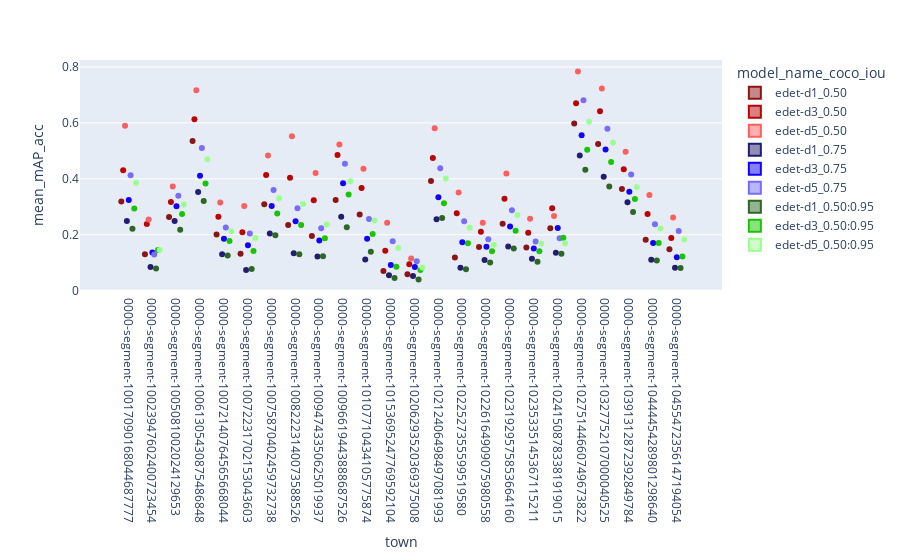

The notebook cell this image was saved under:
### Code cell
import plotly.express as px

df = df.sort_values(by=["town", "coco_metric"])
fig = px.violin(df.loc[((df["model_name"] == "edet-d1") | (df["model_name"] == "edet-d3") | (df["model_name"] == "edet-d5")) & (df["coco_AP-AR"] == "AP") & (df["resolution"] == "(1080, 1920)") & (df["coco_bbox_area"] == "all") & (df["coco_max_det"] == "100")], 
                y="mean_mAP_acc", x="town", color="model_name_coco_iou", box=True, points="all", hover_data=["model_name", "resolution", "mean_lat", "mean_mAP_acc", "coco_metric", "index", "coco_AP-AR"],
                category_orders={"model_name_coco_iou": 
                                 ['edet-d1_0.50', 'edet-d3_0.50', 'edet-d5_0.50', 'edet-d1_0.75', 'edet-d3_0.75', 'edet-d5_0.75', 'edet-d1_0.50:0.95', 'edet-d3_0.50:0.95', 'edet-d5_0.50:0.95']
                                },
                color_discrete_sequence=["#8c1414", "#b80202", "#fc6060", "#231d70", "#1200ff", "#776df7", "#2d6625", "#18c400", "#9dff8f"]
               )
fig.show()

### Figure 1 — Plotly figure (JSON) as saved in the notebook; plotly's stock layout.template omitted (floating-point values rounded to 4 significant figures; data arrays with more than 128 entries replaced by an {"elided": "..."} marker saying what was removed)
{"data": [{"alignmentgroup": "True", "box": {"visible": true}, "customdata": {"elided": "24x7 mixed values"}, "hovertemplate": "model_name_coco_iou=edet-d1_0.50<br>town=%{x}<br>mean_mAP_acc=%{customdata[3]}<br>model_name=%{customdata[0]}<br>resolution=%{customdata[1]}<br>mean_lat=%{customdata[2]}<br>coco_metric=%{customdata[4]}<br>index=%{customdata[5]}<br>coco_AP-AR=%{customdata[6]}<extra></extra>", "legendgroup": "edet-d1_0.50", "marker": {"color": "#8c1414"}, "name": "edet-d1_0.50", "offsetgroup": "edet-d1_0.50", "orientation": "v", "points": "all", "scalegroup": "True", "showlegend": true, "type": "violin", "x": ["0000-segment-10017090168044687777", "0000-segment-10023947602400723454", "0000-segment-1005081002024129653", "0000-segment-10061305430875486848", "0000-segment-10072140764565668044", "0000-segment-10072231702153043603", "0000-segment-10075870402459732738", "0000-segment-10082223140073588526", "0000-segment-10094743350625019937", "0000-segment-10096619443888687526", "0000-segment-10107710434105775874", "0000-segment-10153695247769592104", "0000-segment-10206293520369375008", "0000-segment-10212406498497081993", "0000-segment-1022527355599519580", "0000-segment-10226164909075980558", "0000-segment-10231929575853664160", "0000-segment-10235335145367115211", "0000-segment-10241508783381919015", "0000-segment-10275144660749673822", "0000-segment-10327752107000040525", "0000-segment-10391312872392849784", "0000-segment-10444454289801298640", "0000-segment-10455472356147194054"], "x0": " ", "xaxis": "x", "y": [0.3187, 0.1307, 0.2636, 0.5352, 0.2013, 0.1325, 0.309, 0.2347, 0.1956, 0.3242, 0.2724, 0.0708, 0.059, 0.3922, 0.1184, 0.1565, 0.2393, 0.1545, 0.2232, 0.5976, 0.5241, 0.3632, 0.1825, 0.1485], "y0": " ", "yaxis": "y"}, {"alignmentgroup": "True", "box": {"visible": true}, "customdata": {"elided": "24x7 mixed values"}, "hovertemplate": "model_name_coco_iou=edet-d3_0.50<br>town=%{x}<br>mean_mAP_acc=%{customdata[3]}<br>model_name=%{customdata[0]}<br>resolution=%{customdata[1]}<br>mean_lat=%{customdata[2]}<br>coco_metric=%{customdata[4]}<br>index=%{customdata[5]}<br>coco_AP-AR=%{customdata[6]}<extra></extra>", "legendgroup": "edet-d3_0.50", "marker": {"color": "#b80202"}, "name": "edet-d3_0.50", "offsetgroup": "edet-d3_0.50", "orientation": "v", "points": "all", "scalegroup": "True", "showlegend": true, "type": "violin", "x": ["0000-segment-10017090168044687777", "0000-segment-10023947602400723454", "0000-segment-1005081002024129653", "0000-segment-10061305430875486848", "0000-segment-10072140764565668044", "0000-segment-10072231702153043603", "0000-segment-10075870402459732738", "0000-segment-10082223140073588526", "0000-segment-10094743350625019937", "0000-segment-10096619443888687526", "0000-segment-10107710434105775874", "0000-segment-10153695247769592104", "0000-segment-10206293520369375008", "0000-segment-10212406498497081993", "0000-segment-1022527355599519580", "0000-segment-10226164909075980558", "0000-segment-10231929575853664160", "0000-segment-10235335145367115211", "0000-segment-10241508783381919015", "0000-segment-10275144660749673822", "0000-segment-10327752107000040525", "0000-segment-10391312872392849784", "0000-segment-10444454289801298640", "0000-segment-10455472356147194054"], "x0": " ", "xaxis": "x", "y": [0.4309, 0.2387, 0.3171, 0.6128, 0.2647, 0.2091, 0.4136, 0.4043, 0.3233, 0.4849, 0.3669, 0.1432, 0.0943, 0.4749, 0.2773, 0.2108, 0.3285, 0.2075, 0.2952, 0.6701, 0.642, 0.4342, 0.2747, 0.1887], "y0": " ", "yaxis": "y"}, {"alignmentgroup": "True", "box": {"visible": true}, "customdata": {"elided": "24x7 mixed values"}, "hovertemplate": "model_name_coco_iou=edet-d5_0.50<br>town=%{x}<br>mean_mAP_acc=%{customdata[3]}<br>model_name=%{customdata[0]}<br>resolution=%{customdata[1]}<br>mean_lat=%{customdata[2]}<br>coco_metric=%{customdata[4]}<br>index=%{customdata[5]}<br>coco_AP-AR=%{customdata[6]}<extra></extra>", "legendgroup": "edet-d5_0.50", "marker": {"color": "#fc6060"}, "name": "edet-d5_0.50", "offsetgroup": "edet-d5_0.50", "orientation": "v", "points": "all", "scalegroup": "True", "showlegend": true, "type": "violin", "x": ["0000-segment-10017090168044687777", "0000-segment-10023947602400723454", "0000-segment-1005081002024129653", "0000-segment-10061305430875486848", "0000-segment-10072140764565668044", "0000-segment-10072231702153043603", "0000-segment-10075870402459732738", "0000-segment-10082223140073588526", "0000-segment-10094743350625019937", "0000-segment-10096619443888687526", "0000-segment-10107710434105775874", "0000-segment-10153695247769592104", "0000-segment-10206293520369375008", "0000-segment-10212406498497081993", "0000-segment-1022527355599519580", "0000-segment-10226164909075980558", "0000-segment-10231929575853664160", "0000-segment-10235335145367115211", "0000-segment-10241508783381919015", "0000-segment-10275144660749673822", "0000-segment-10327752107000040525", "0000-segment-10391312872392849784", "0000-segment-10444454289801298640", "0000-segment-10455472356147194054"], "x0": " ", "xaxis": "x", "y": [0.5897, 0.255, 0.3729, 0.717, 0.3158, 0.3025, 0.4837, 0.5525, 0.4211, 0.5224, 0.4359, 0.2429, 0.1152, 0.5806, 0.3509, 0.2429, 0.419, 0.257, 0.267, 0.7836, 0.7229, 0.4972, 0.342, 0.2619], "y0": " ", "yaxis": "y"}, {"alignmentgroup": "True", "box": {"visible": true}, "customdata": {"elided": "24x7 mixed values"}, "hovertemplate": "model_name_coco_iou=edet-d1_0.75<br>town=%{x}<br>mean_mAP_acc=%{customdata[3]}<br>model_name=%{customdata[0]}<br>resolution=%{customdata[1]}<br>mean_lat=%{customdata[2]}<br>coco_metric=%{customdata[4]}<br>index=%{customdata[5]}<br>coco_AP-AR=%{customdata[6]}<extra></extra>", "legendgroup": "edet-d1_0.75", "marker": {"color": "#231d70"}, "name": "edet-d1_0.75", "offsetgroup": "edet-d1_0.75", "orientation": "v", "points": "all", "scalegroup": "True", "showlegend": true, "type": "violin", "x": ["0000-segment-10017090168044687777", "0000-segment-10023947602400723454", "0000-segment-1005081002024129653", "0000-segment-10061305430875486848", "0000-segment-10072140764565668044", "0000-segment-10072231702153043603", "0000-segment-10075870402459732738", "0000-segment-10082223140073588526", "0000-segment-10094743350625019937", "0000-segment-10096619443888687526", "0000-segment-10107710434105775874", "0000-segment-10153695247769592104", "0000-segment-10206293520369375008", "0000-segment-10212406498497081993", "0000-segment-1022527355599519580", "0000-segment-10226164909075980558", "0000-segment-10231929575853664160", "0000-segment-10235335145367115211", "0000-segment-10241508783381919015", "0000-segment-10275144660749673822", "0000-segment-10327752107000040525", "0000-segment-10391312872392849784", "0000-segment-10444454289801298640", "0000-segment-10455472356147194054"], "x0": " ", "xaxis": "x", "y": [0.2491, 0.08432, 0.249, 0.3533, 0.1304, 0.07373, 0.2043, 0.1336, 0.1221, 0.2642, 0.1118, 0.05514, 0.05237, 0.2559, 0.08178, 0.1099, 0.1583, 0.114, 0.1355, 0.4833, 0.4075, 0.3165, 0.1107, 0.08245], "y0": " ", "yaxis": "y"}, {"alignmentgroup": "True", "box": {"visible": true}, "customdata": {"elided": "24x7 mixed values"}, "hovertemplate": "model_name_coco_iou=edet-d3_0.75<br>town=%{x}<br>mean_mAP_acc=%{customdata[3]}<br>model_name=%{customdata[0]}<br>resolution=%{customdata[1]}<br>mean_lat=%{customdata[2]}<br>coco_metric=%{customdata[4]}<br>index=%{customdata[5]}<br>coco_AP-AR=%{customdata[6]}<extra></extra>", "legendgroup": "edet-d3_0.75", "marker": {"color": "#1200ff"}, "name": "edet-d3_0.75", "offsetgroup": "edet-d3_0.75", "orientation": "v", "points": "all", "scalegroup": "True", "showlegend": true, "type": "violin", "x": ["0000-segment-10017090168044687777", "0000-segment-10023947602400723454", "0000-segment-1005081002024129653", "0000-segment-10061305430875486848", "0000-segment-10072140764565668044", "0000-segment-10072231702153043603", "0000-segment-10075870402459732738", "0000-segment-10082223140073588526", "0000-segment-10094743350625019937", "0000-segment-10096619443888687526", "0000-segment-10107710434105775874", "0000-segment-10153695247769592104", "0000-segment-10206293520369375008", "0000-segment-10212406498497081993", "0000-segment-1022527355599519580", "0000-segment-10226164909075980558", "0000-segment-10231929575853664160", "0000-segment-10235335145367115211", "0000-segment-10241508783381919015", "0000-segment-10275144660749673822", "0000-segment-10327752107000040525", "0000-segment-10391312872392849784", "0000-segment-10444454289801298640", "0000-segment-10455472356147194054"], "x0": " ", "xaxis": "x", "y": [0.3245, 0.1367, 0.3023, 0.4114, 0.1854, 0.1623, 0.3033, 0.2481, 0.1797, 0.3839, 0.186, 0.09189, 0.08502, 0.3344, 0.1731, 0.1575, 0.2293, 0.1513, 0.2241, 0.5555, 0.5044, 0.3539, 0.171, 0.1198], "y0": " ", "yaxis": "y"}, {"alignmentgroup": "True", "box": {"visible": true}, "customdata": {"elided": "24x7 mixed values"}, "hovertemplate": "model_name_coco_iou=edet-d5_0.75<br>town=%{x}<br>mean_mAP_acc=%{customdata[3]}<br>model_name=%{customdata[0]}<br>resolution=%{customdata[1]}<br>mean_lat=%{customdata[2]}<br>coco_metric=%{customdata[4]}<br>index=%{customdata[5]}<br>coco_AP-AR=%{customdata[6]}<extra></extra>", "legendgroup": "edet-d5_0.75", "marker": {"color": "#776df7"}, "name": "edet-d5_0.75", "offsetgroup": "edet-d5_0.75", "orientation": "v", "points": "all", "scalegroup": "True", "showlegend": true, "type": "violin", "x": ["0000-segment-10017090168044687777", "0000-segment-10023947602400723454", "0000-segment-1005081002024129653", "0000-segment-10061305430875486848", "0000-segment-10072140764565668044", "0000-segment-10072231702153043603", "0000-segment-10075870402459732738", "0000-segment-10082223140073588526", "0000-segment-10094743350625019937", "0000-segment-10096619443888687526", "0000-segment-10107710434105775874", "0000-segment-10153695247769592104", "0000-segment-10206293520369375008", "0000-segment-10212406498497081993", "0000-segment-1022527355599519580", "0000-segment-10226164909075980558", "0000-segment-10231929575853664160", "0000-segment-10235335145367115211", "0000-segment-10241508783381919015", "0000-segment-10275144660749673822", "0000-segment-10327752107000040525", "0000-segment-10391312872392849784", "0000-segment-10444454289801298640", "0000-segment-10455472356147194054"], "x0": " ", "xaxis": "x", "y": [0.413, 0.1297, 0.3396, 0.5105, 0.2263, 0.2042, 0.3604, 0.2946, 0.2231, 0.454, 0.2561, 0.1768, 0.1055, 0.4377, 0.2483, 0.184, 0.2881, 0.176, 0.1879, 0.6808, 0.579, 0.4156, 0.2379, 0.2132], "y0": " ", "yaxis": "y"}, {"alignmentgroup": "True", "box": {"visible": true}, "customdata": {"elided": "24x7 mixed values"}, "hovertemplate": "model_name_coco_iou=edet-d1_0.50:0.95<br>town=%{x}<br>mean_mAP_acc=%{customdata[3]}<br>model_name=%{customdata[0]}<br>resolution=%{customdata[1]}<br>mean_lat=%{customdata[2]}<br>coco_metric=%{customdata[4]}<br>index=%{customdata[5]}<br>coco_AP-AR=%{customdata[6]}<extra></extra>", "legendgroup": "edet-d1_0.50:0.95", "marker": {"color": "#2d6625"}, "name": "edet-d1_0.50:0.95", "offsetgroup": "edet-d1_0.50:0.95", "orientation": "v", "points": "all", "scalegroup": "True", "showlegend": true, "type": "violin", "x": ["0000-segment-10017090168044687777", "0000-segment-10023947602400723454", "0000-segment-1005081002024129653", "0000-segment-10061305430875486848", "0000-segment-10072140764565668044", "0000-segment-10072231702153043603", "0000-segment-10075870402459732738", "0000-segment-10082223140073588526", "0000-segment-10094743350625019937", "0000-segment-10096619443888687526", "0000-segment-10107710434105775874", "0000-segment-10153695247769592104", "0000-segment-10206293520369375008", "0000-segment-10212406498497081993", "0000-segment-1022527355599519580", "0000-segment-10226164909075980558", "0000-segment-10231929575853664160", "0000-segment-10235335145367115211", "0000-segment-10241508783381919015", "0000-segment-10275144660749673822", "0000-segment-10327752107000040525", "0000-segment-10391312872392849784", "0000-segment-10444454289801298640", "0000-segment-10455472356147194054"], "x0": " ", "xaxis": "x", "y": [0.2213, 0.0798, 0.2181, 0.3203, 0.126, 0.07776, 0.1979, 0.1304, 0.1231, 0.2265, 0.1394, 0.045, 0.04024, 0.2598, 0.07652, 0.1013, 0.151, 0.1034, 0.1321, 0.4326, 0.3726, 0.2817, 0.1082, 0.08117], "y0": " ", "yaxis": "y"}, {"alignmentgroup": "True", "box": {"visible": true}, "customdata": {"elided": "24x7 mixed values"}, "hovertemplate": "model_name_coco_iou=edet-d3_0.50:0.95<br>town=%{x}<br>mean_mAP_acc=%{customdata[3]}<br>model_name=%{customdata[0]}<br>resolution=%{customdata[1]}<br>mean_lat=%{customdata[2]}<br>coco_metric=%{customdata[4]}<br>index=%{customdata[5]}<br>coco_AP-AR=%{customdata[6]}<extra></extra>", "legendgroup": "edet-d3_0.50:0.95", "marker": {"color": "#18c400"}, "name": "edet-d3_0.50:0.95", "offsetgroup": "edet-d3_0.50:0.95", "orientation": "v", "points": "all", "scalegroup": "True", "showlegend": true, "type": "violin", "x": ["0000-segment-10017090168044687777", "0000-segment-10023947602400723454", "0000-segment-1005081002024129653", "0000-segment-10061305430875486848", "0000-segment-10072140764565668044", "0000-segment-10072231702153043603", "0000-segment-10075870402459732738", "0000-segment-10082223140073588526", "0000-segment-10094743350625019937", "0000-segment-10096619443888687526", "0000-segment-10107710434105775874", "0000-segment-10153695247769592104", "0000-segment-10206293520369375008", "0000-segment-10212406498497081993", "0000-segment-1022527355599519580", "0000-segment-10226164909075980558", "0000-segment-10231929575853664160", "0000-segment-10235335145367115211", "0000-segment-10241508783381919015", "0000-segment-10275144660749673822", "0000-segment-10327752107000040525", "0000-segment-10391312872392849784", "0000-segment-10444454289801298640", "0000-segment-10455472356147194054"], "x0": " ", "xaxis": "x", "y": [0.2936, 0.1459, 0.2744, 0.3829, 0.1773, 0.142, 0.2758, 0.2345, 0.1876, 0.3441, 0.2024, 0.08555, 0.0743, 0.3131, 0.1694, 0.1413, 0.2142, 0.1407, 0.1897, 0.5043, 0.4598, 0.328, 0.1704, 0.1221], "y0": " ", "yaxis": "y"}, {"alignmentgroup": "True", "box": {"visible": true}, "customdata": {"elided": "24x7 mixed values"}, "hovertemplate": "model_name_coco_iou=edet-d5_0.50:0.95<br>town=%{x}<br>mean_mAP_acc=%{customdata[3]}<br>model_name=%{customdata[0]}<br>resolution=%{customdata[1]}<br>mean_lat=%{customdata[2]}<br>coco_metric=%{customdata[4]}<br>index=%{customdata[5]}<br>coco_AP-AR=%{customdata[6]}<extra></extra>", "legendgroup": "edet-d5_0.50:0.95", "marker": {"color": "#9dff8f"}, "name": "edet-d5_0.50:0.95", "offsetgroup": "edet-d5_0.50:0.95", "orientation": "v", "points": "all", "scalegroup": "True", "showlegend": true, "type": "violin", "x": ["0000-segment-10017090168044687777", "0000-segment-10023947602400723454", "0000-segment-1005081002024129653", "0000-segment-10061305430875486848", "0000-segment-10072140764565668044", "0000-segment-10072231702153043603", "0000-segment-10075870402459732738", "0000-segment-10082223140073588526", "0000-segment-10094743350625019937", "0000-segment-10096619443888687526", "0000-segment-10107710434105775874", "0000-segment-10153695247769592104", "0000-segment-10206293520369375008", "0000-segment-10212406498497081993", "0000-segment-1022527355599519580", "0000-segment-10226164909075980558", "0000-segment-10231929575853664160", "0000-segment-10235335145367115211", "0000-segment-10241508783381919015", "0000-segment-10275144660749673822", "0000-segment-10327752107000040525", "0000-segment-10391312872392849784", "0000-segment-10444454289801298640", "0000-segment-10455472356147194054"], "x0": " ", "xaxis": "x", "y": [0.3862, 0.1455, 0.3086, 0.4701, 0.2128, 0.1887, 0.3306, 0.3097, 0.2367, 0.3913, 0.2513, 0.1527, 0.08275, 0.4015, 0.2247, 0.1645, 0.2709, 0.169, 0.1693, 0.6042, 0.5297, 0.3711, 0.2222, 0.1835], "y0": " ", "yaxis": "y"}], "layout": {"autosize": true, "legend": {"title": {"text": "model_name_coco_iou"}, "tracegroupgap": 0}, "margin": {"t": 60}, "violinmode": "group", "xaxis": {"anchor": "y", "autorange": true, "domain": [0, 1], "range": [-2.005, 24.84], "title": {"text": "town"}, "type": "category"}, "yaxis": {"anchor": "x", "autorange": true, "domain": [0, 1], "range": [-0.001059, 0.8249], "title": {"text": "mean_mAP_acc"}, "type": "linear"}}}
